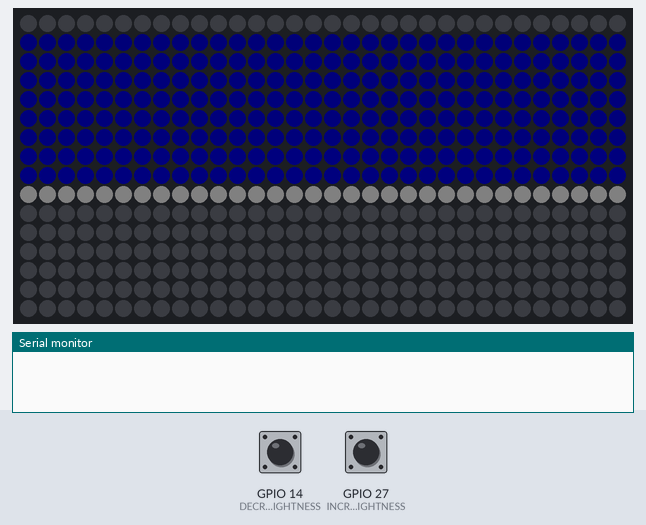
A sketch run on a simulated ESP32. Parts: 32×16 RGB LED matrix (first LED top left, wired row by row), the last lines printed to the serial monitor. Inputs (shaded band) come from the test bench; at power-on: GPIO 14 (DECREASE_BRIGHTNESS) HIGH, GPIO 27 (INCREASE_BRIGHTNESS) HIGH. Dim RGB values are drawn brighter than linear; I2S audio is not simulated (input reads silence).

Above: at 1.2 s.
1.3 s: GPIO 14 (DECREASE_BRIGHTNESS) pulled LOW for 1 s
At 3.1 s:
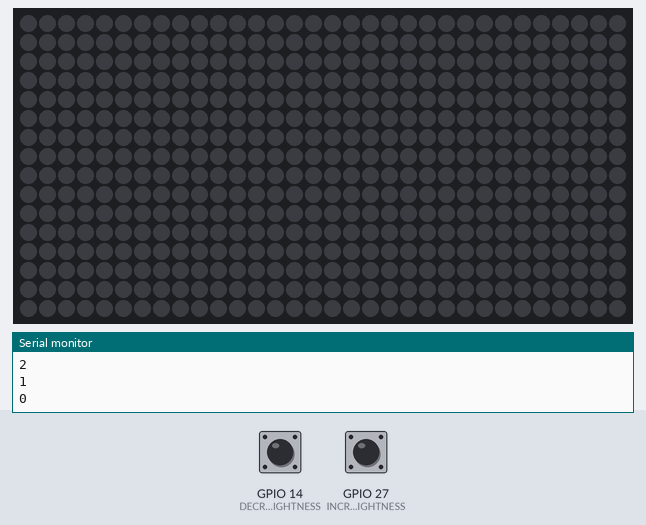
3.8 s: GPIO 27 (INCREASE_BRIGHTNESS) pulled LOW for 1 s
At 5.6 s:
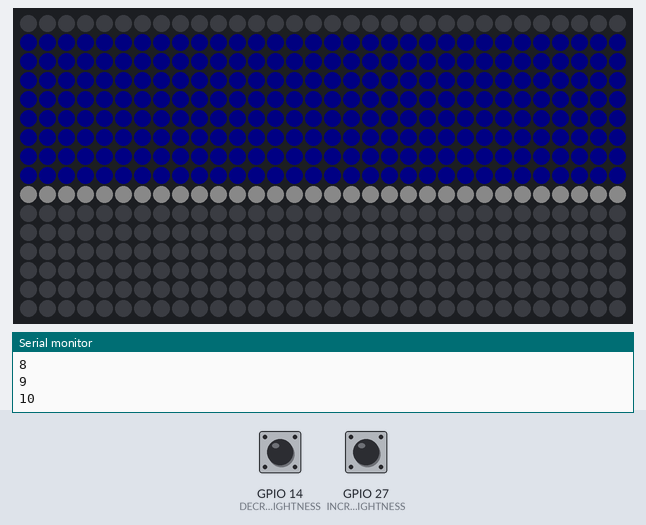
6.3 s: GPIO 27 (INCREASE_BRIGHTNESS) pulled LOW for 0.15 s
7.9 s: GPIO 14 (DECREASE_BRIGHTNESS) pulled LOW for 3.2 s
At 8.96 s:
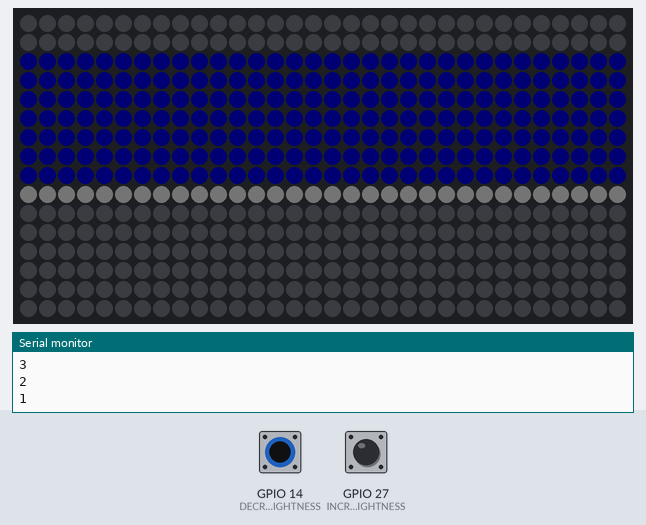
Timing chart, 0 to 10.9 s (numbered marks = the images above; inputs shaded):
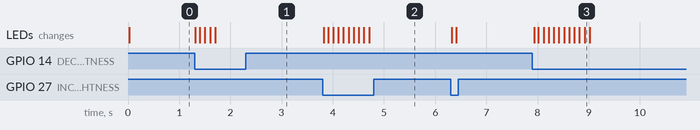

The sketch:

waveform_test.ino
```cpp
#include <FastLED.h>             // For controlling WS2812B LED strips
#include <arduinoFFT.h>          // For performing FFT on audio data
#include <driver/i2s.h>          // For ESP32 I2S audio input
#include <math.h>                // For logarithmic and math functions

// LED matrix and visualization parameters
#define MATRIX_WIDTH          32
#define MATRIX_HEIGHT         16
#define NUM_LEDS              (MATRIX_WIDTH * MATRIX_HEIGHT)
#define DATA_PIN              5

// Brightness Interaction Variables (const uint8_t instead of #define so they are only declared in this scope)
const uint8_t
  INCREASE_BRIGHTNESS   =27,      // increase brightness button -> GPIO27
  DECREASE_BRIGHTNESS   =14,      // decrease brightness button -> GPIO14

// I2S pin assignments
  I2S_WS                =25,      // Word Select (LRCLK)
  I2S_SD                =33,      // Serial Data input
  I2S_SCK               =26,      // Bit Clock (BCLK)

// Audio sampling settings
  SAMPLES               =512,     // Quantity of Samples
  SAMPLING_FREQ         =48000;   // Sampling Frequency (center frequency is SAMPLING_FREQ / 2)

uint8_t BRIGHTNESS        =5;

// Global variables
XYMap xymap(MATRIX_WIDTH, MATRIX_HEIGHT);     // XYMap object
CRGB leds[NUM_LEDS],                          // LED matrix buffer
     colors[MATRIX_HEIGHT];                   // CRGB color gradient array
ArduinoFFT<double> FFT;                       // FFT object
double vReal[SAMPLES];                        // Real part of FFT input
double vImag[SAMPLES]{};                      // Imaginary part of FFT input

// Visualization state
double smoothedBands[MATRIX_WIDTH] = {0};        // Smoothed FFT band levels
double noiseFloor[MATRIX_WIDTH] = {0.05};        // Adaptive noise floor per band
// int peakHeights[MATRIX_WIDTH] = {0};             // Peak level hold per band
// unsigned lastPeakUpdate[MATRIX_WIDTH] = {0};     // Time of last peak update
// const int peakHoldTime = 150;          // Time in ms to hold peak before decay
// const int peakFallSpeed = 1;           // Amount to reduce peak per update

// Initializes I2S for microphone input
void setupI2S() {
  i2s_config_t i2s_config = {
    .mode = i2s_mode_t(I2S_MODE_MASTER | I2S_MODE_RX),
    .sample_rate = SAMPLING_FREQ,
    .bits_per_sample = I2S_BITS_PER_SAMPLE_32BIT,
    .channel_format = I2S_CHANNEL_FMT_ONLY_LEFT,
    .communication_format = i2s_comm_format_t(I2S_COMM_FORMAT_I2S),
    .intr_alloc_flags = ESP_INTR_FLAG_LEVEL1,
    .dma_buf_count = 4,
    .dma_buf_len = 256,
    .use_apll = false
  };

  i2s_pin_config_t pin_config = {
    .bck_io_num = I2S_SCK,
    .ws_io_num = I2S_WS,
    .data_out_num = I2S_PIN_NO_CHANGE,
    .data_in_num = I2S_SD
  };

  i2s_driver_install(I2S_NUM_0, &i2s_config, 0, NULL);
  i2s_set_pin(I2S_NUM_0, &pin_config);
  i2s_zero_dma_buffer(I2S_NUM_0);
}

// Arduino setup function
void setup() {

  Serial.begin(115200);                    // Initialize Serial for debugging
  setupI2S();                              // Initialize I2S microphone input

  FastLED.addLeds<WS2812B, DATA_PIN, GRB>(leds, NUM_LEDS); // Init LED matrix
  FastLED.setBrightness(BRIGHTNESS);       // Set LED brightness
  FastLED.clear();
  FastLED.show();

  pinMode(INCREASE_BRIGHTNESS, INPUT_PULLUP);
  pinMode(DECREASE_BRIGHTNESS, INPUT_PULLUP);
  //pinMode(0, INPUT_PULLUP);                           // reset average calculation

  gradient(colors, CRGB(0,0,125), CRGB(0,0,255));
}

//int incoming = 3350;  // Default Bluetooth command value

// Arduino main loop
void loop() {

  static uint8_t debounce = 0;

  if(!debounce) {
    uint8_t b = BRIGHTNESS;
    if(!digitalRead(INCREASE_BRIGHTNESS) && BRIGHTNESS < 100)    // GPIO27
      FastLED.setBrightness(++BRIGHTNESS);

    else if (!digitalRead(DECREASE_BRIGHTNESS) && BRIGHTNESS)    // GPIO14
      FastLED.setBrightness(--BRIGHTNESS);

    if(b != BRIGHTNESS){
      Serial.println(BRIGHTNESS);
      debounce = 100;
    }
  }

  static unsigned lastFrame = 0, diff;
  const int frameInterval = 25;           // Target ~40 FPS

  diff = millis() - lastFrame;            // save diff because it may change in midst of below comparison and cause an erroneous error

  if (diff < frameInterval) return;
  debounce -= (debounce >= diff ? diff : debounce);     // only change debounce after frameInterval (otherwise, debounce will be compoundingly reduced at the clock rate)
  lastFrame = millis();

  // Audio reactive FFT display
  int32_t samples[SAMPLES];
  size_t bytes_read = 0;

  i2s_read(I2S_NUM_0, (char*)samples, SAMPLES * sizeof(int32_t), &bytes_read, portMAX_DELAY);

  // Convert raw I2S samples to normalized floats
  for (int i = 0; i < SAMPLES; i++) {
    vReal[i] = double(samples[i] >> 14) / 2048.0;         // idk how the results will change with the values actually being double
  }

  // Apply windowing and perform FFT
  FFT.windowing(vReal, SAMPLES, FFTWindow::Hamming, FFTDirection::Forward);
  FFT.compute(vReal, vImag, SAMPLES, FFTDirection::Forward);
  // FFT.complexToMagnitude(vReal, vImag, SAMPLES);

  // Could also heavily suppress ambient noise via bins 1 and 2 (perhaps just bin 1)
  // vReal[1] *= 0.8;
  // vReal[2] *= 0.8;

  // Suppress vocal range (300–3400 Hz)
  for (int i = 3; i < 36; i++) {
    vReal[i] *= 0.2;  // Reduce vocal band magnitude
  }

  displayWaveform(vReal);
  FastLED.show();
}

// Visualize FFT result on LED matrix
void displayWaveform(double *values) {

  // Logarithmically spaced frequency bands
  static const int logBins[MATRIX_WIDTH + 1] = {
    1, 2, 3, 4, 5, 6, 7, 9, 11, 13, 15, 18, 21, 24, 28, 32,                           // vocal range (300 Hz - 3400 Hz)
    37, 43, 50, 58, 67, 77, 89, 103, 119, 137, 158, 182, 209, 239, 273, 311, 352
  };

  // unsigned now = millis();
  for (int band = 0; band < MATRIX_WIDTH; band++) {
    int startBin = logBins[band];
    int endBin = logBins[band + 1];
    int binCount = endBin - startBin;

    double sum = 0;
    for (int i = startBin; i < endBin && i < SAMPLES; i++) {
      sum += values[i];
    }
    double avg = sum / binCount;

    // Update adaptive noise floor
    if (avg < noiseFloor[band]) {
      noiseFloor[band] = noiseFloor[band] * 0.95 + avg * 0.05;
    } else {
      noiseFloor[band] = noiseFloor[band] * 0.9995 + avg * 0.0005;
    }

    // Remove noise floor and smooth band value
    double adjusted = avg - noiseFloor[band];
    if (adjusted < 0) adjusted = 0;

    smoothedBands[band] = 0.7 * smoothedBands[band] + 0.3 * adjusted;
    int8_t parity = (smoothedBands[band] < 0 ? -1 : 1);

    smoothedBands[band] *= parity;
    double scaled =  10 * log10(smoothedBands[band] + 1);

    int height = map((int)scaled, 0, 20, 1, MATRIX_HEIGHT >> 1);
    height = constrain(height, 1, MATRIX_HEIGHT >> 1);
    height = (MATRIX_HEIGHT >> 1) + height * parity;

    // Color mapping based on height
    //uint8_t hue = map(height, 0, MATRIX_HEIGHT, 160, 0);
    //CRGB barColor = CHSV(hue, 255, 255);
    int flippedBand = MATRIX_WIDTH - band - 1;  // Flip horizontally for visual symmetry

    // Draw vertical bar (starting 1 because height map is 1-offset)
    for (int y = 1, index; y < height; y++) {
      index = xymap(flippedBand, y);
      //index = xymap(band, y);
      leds[index] = colors[y - 1];
    }

    // Draw peak marker
    // int peakY = MATRIX_HEIGHT - peakHeights[band];
    int peakIndex = xymap(flippedBand, height);
    leds[peakIndex] = CRGB::White;
  }

}

void gradient(CRGB *out, CRGB begin, CRGB end){

  float dr = float(end.r - begin.r)/(MATRIX_HEIGHT - 1),
        dg = float(end.g - begin.g)/(MATRIX_HEIGHT - 1),
        db = float(end.b - begin.b)/(MATRIX_HEIGHT - 1);

  // last color doesn't matter (if unsigned overflow) because of peak marker
  for(uint8_t i = 0; i < MATRIX_HEIGHT; ++i, begin.r += dr, begin.g += dg, begin.b += db)
    out[i] = begin;
}
```

Measured:
- after the input at 1.3 s, the LEDs: first change at once (image 1 shows a later state)
- after the input at 3.8 s, the LEDs: first change at once (image 2 shows a later state)
